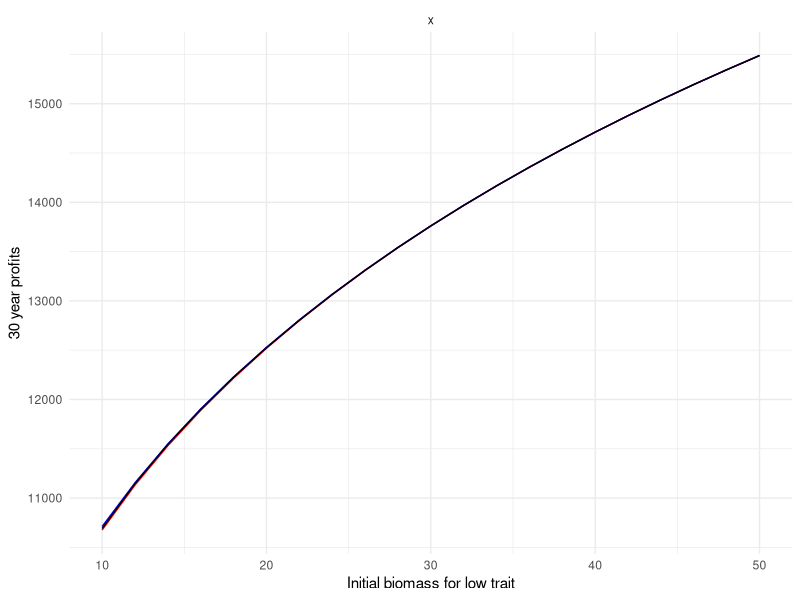
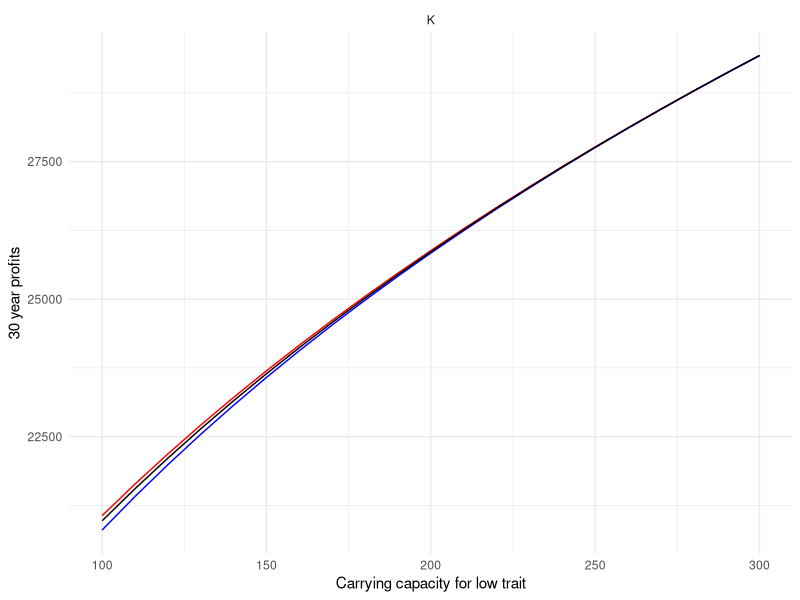
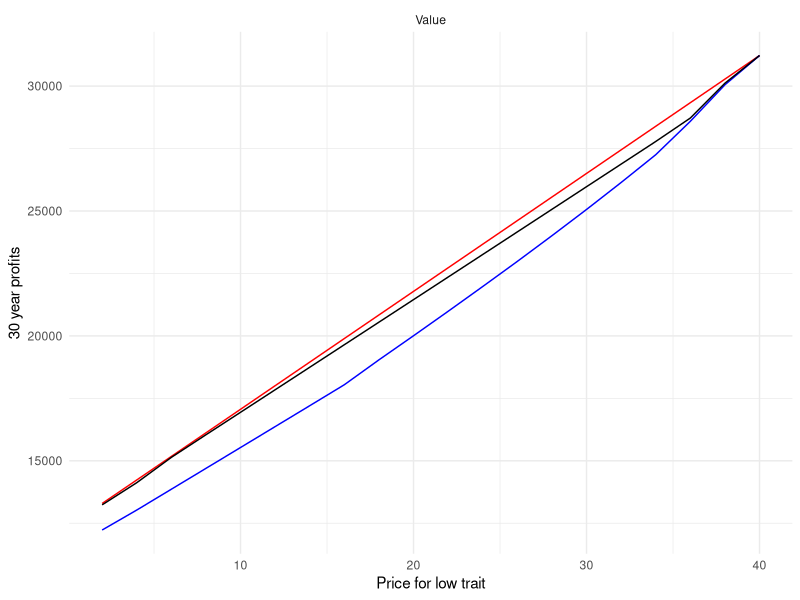
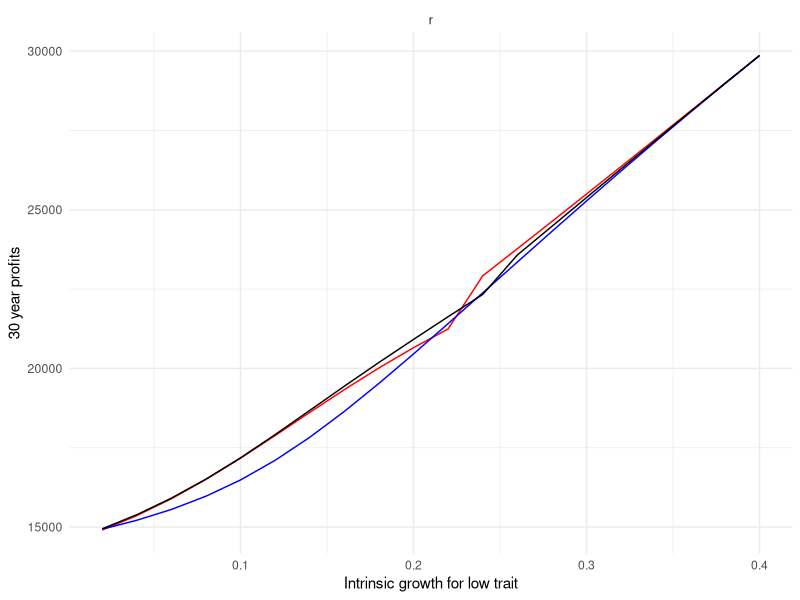

Here is the R script that generated these plots, in order:
## ---- chunk 1
knitr::opts_chunk$set(echo = TRUE, message=FALSE, warning=FALSE, echo=FALSE)

library(tidyverse)
library(here)
library(scales)
library(gridExtra)
library(grid)
library(kableExtra)
library(ggtext)
## ---- chunk 2
mult_df_k <- read_csv(here("working_model","multiple runs","results","mult_k.csv")) %>% 
  mutate(key_variable="K")
mult_df_r <- read_csv(here("working_model","multiple runs","results","mult_r.csv"))%>% 
  mutate(key_variable="r")
mult_df_p <- read_csv(here("working_model","multiple runs","results","mult_p.csv")) %>% 
  mutate(key_variable="Value")
mult_df_x <- read_csv(here("working_model","multiple runs","results","mult_x.csv"))%>% 
  mutate(key_variable="x")

# join
NPVs_df_all <- rbind(mult_df_k, mult_df_r, mult_df_p, mult_df_x) %>% 
  select(runs, key_variable, sc1, sc2, sc3)

# rearrange table
NPVs_df_all_arr <-  reshape(NPVs_df_all, 
                            direction = "long",
                            varying = list(names(NPVs_df_all)[3:5]),
        v.names = "NPV",
        idvar = c("key_variable","runs"),
        timevar="analysis",
        times = c("sc1", "sc2", "sc3"))

NVPs_df_all_clean <- NPVs_df_all_arr%>% 
  mutate(names = case_when(
    analysis == "sc1" ~ "All Same",
    analysis =="sc2" ~ "Very Different",
    analysis =="sc3" ~ "Somewhat Different"),
    number = case_when(
    analysis == "sc1" ~ 1,
    analysis =="sc2" ~ 2,
    analysis =="sc3" ~ 3)) %>% 
  arrange(names)

# max 
# NPVs_df_all[, max:=pmax(mult_df_k,mult_df_r,mult_df_p, mult_df_x)]

## ---- chunk 3

mult_k <- ggplot(data = mult_df_k)+
  geom_line(aes(y=sc1, x=param1), color="red")+ 
  geom_line(aes(y=sc2, x=param2), color="blue")+ 
  geom_line(aes(y=sc3, x=param3), color="black")+ 
  theme_minimal()+
  labs(x= "Carrying capacity for low trait",
         y= "30 year profits")+
  facet_wrap(~ key_variable, nrow=3)

mult_r <-ggplot(data = mult_df_r)+
  geom_line(aes(y=sc1, x=param1), color="red")+ 
  geom_line(aes(y=sc2, x=param2), color="blue")+ 
  geom_line(aes(y=sc3, x=param3), color="black")+ 
  theme_minimal()+
  labs(x= "Intrinsic growth for low trait",
         y= "30 year profits")+
  facet_wrap(~ key_variable, nrow=3)

mult_p <-ggplot(data = mult_df_p)+
  geom_line(aes(y=sc1, x=param1), color="red")+ 
  geom_line(aes(y=sc2, x=param2), color="blue")+ 
  geom_line(aes(y=sc3, x=param3), color="black")+ 
  theme_minimal()+
  labs(x= "Price for low trait",
         y= "30 year profits")+
  facet_wrap(~ key_variable, nrow=3)

mult_x <-ggplot(data = mult_df_x)+
  geom_line(aes(y=sc1, x=param1), color="red")+ 
  geom_line(aes(y=sc2, x=param2), color="blue")+ 
  geom_line(aes(y=sc3, x=param3), color="black")+ 
  theme_minimal()+
  labs(x= "Initial biomass for low trait",
         y= "30 year profits")+
  facet_wrap(~ key_variable, nrow=3)

ggsave("mult_x.png", plot=mult_x)
ggsave("mulr_k.png", plot=mult_k)
ggsave("mult_p.png", plot=mult_p)
ggsave("mult_r.png", plot=mult_r)
